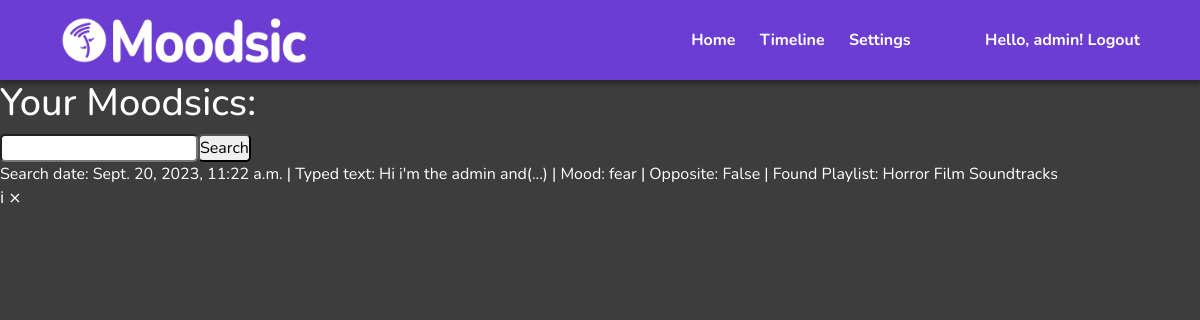
The app's page /timeline/ (signed in) with its own data.
### Moodsic/models.py (models this page shows, shortened)
class Moodsic(models.Model):
    user = models.ForeignKey(User, on_delete = models.CASCADE, null = True, blank = True)
    playlist = models.ForeignKey(Playlist, on_delete= models.CASCADE, null = True, blank= True)
    mood = models.CharField(max_length = 30)
    typedText = models.CharField(max_length= 600)
    searchDate = models.DateTimeField(auto_now_add=True, auto_now=False)
    opposite = models.BooleanField()

class Playlist(models.Model):
    title = models.CharField(max_length = 300)
    description = models.CharField(max_length = 600)
    owner = models.CharField(max_length=300)
    link = models.CharField(max_length=300)
    image = models.CharField(max_length=300)

### Moodsic/views.py (the view)
# urls.py: path('timeline/', TimelineView.as_view(), name='timeline'),
class TimelineView(LoginRequiredMixin, ListView):
    model = Moodsic
    template_name = 'Moodsic/timeline.html'
    context_object_name = 'moodsics'
    success_url = reverse_lazy('timeline')
    def get_context_data(self, **kwargs):
        context = super().get_context_data(**kwargs)
        context['moodsics'] = context['moodsics'].filter(user = self.request.user)
        return context

### Moodsic/templates/Moodsic/timeline.html (shortened to what this page needs)
{% load static %}
<!DOCTYPE html>
<html lang="en">
<head>
    <link href="https://cdn.jsdelivr.net/npm/bootstrap@5.3.2/dist/css/bootstrap.min.css" rel="stylesheet">
    <link rel="stylesheet" href="{% static 'Moodsic/css/styles.css' %}">
</head>
<body>
    {% include 'Moodsic/header.html' %}
    <h2 class="timeline-text">Your Moodsics:</h2>
    <div id="search-add-wrapper">
        <form method="GET" style="display: flex;">
            <input id="search_text" type="text" name="search-area" value="{{search_input}}">
            <input class="button" type="submit" value="Search">
        </form>
        <div class="timeline-items-wrapper">
            {% for moodsic in moodsics %}
                <div class="moodsic-wrapper" role="button" onclick="location.href='{% url "moodsic-details" pk=moodsic.id %}'">
                    <div class ="moodsic-descricao">
                        <span>Search date: </span> {{moodsic.searchDate}} |
                        <span>Typed text: </span> {{moodsic.typedText|slice:":20"}}(...) |
                        <span>Mood: </span> {{moodsic.mood}} |
                        <span>Opposite: </span> {{moodsic.opposite}} |
                        <span>Found Playlist: </span> {{moodsic.playlist.title}}
                    </div>
                    <div class = "moodsic-buttons">
                        <a class="details-link" href="{% url 'moodsic-details' pk=moodsic.id %}">&#08505;</a>
                        <a class="delete-link" href="{% url 'moodsic-delete' pk=moodsic.id %}">&#10799;</a>
                    </div>
                </div>
            {% empty %}
            <div class="moodsic-wrapper">
                <h3>No Moodsics found.</h3>
                <h4>Save some Moodsics or change or search terms.</h4>
            </div>
            {% endfor %}
        </div>
    </div>
</body>
</html>

### Moodsic/templates/Moodsic/header.html
{% load static %}
<header class="header">
    <img src="{% static 'Moodsic/images/logo_white.png' %}" role="button" onclick="location.href='{% url 'homepage' %}'">
    <div class="menu">
        <a href="{% url 'homepage' %}">Home</a>
        <a href="{% url 'timeline' %}">Timeline</a>
        <a href='/'>Settings</a>
        {% if request.user.is_authenticated %}
            <a class="login-link" href="{% url 'logout' %}"> Hello, {% firstof user.username "visitor" %}! Logout</a>
        {% else %}
            <a class="login-link" href="{% url 'login' %}">Hello, {% firstof user.username "visitor" %}! Login</a>
        {% endif %}
    </div>
</header>

### Moodsic/static/Moodsic/css/styles.css (style rules this page uses)
a { text-decoration: none; color: inherit; }
* { margin: 0; padding: 0; box-sizing: border-box; }
:root { --color-primary: #6C3DD3; --color-secondary: #a65ed3; --color-gray: #3d3d3d; --color-background: #b69cdb; }
body, input, select { font-family: 'Nunito', sans-serif; color: white; }
body { background-color: var(--color-gray); }
h2 { font-size: 38px; }
input, select { color: black; border-radius: 5px; }
.header { height: 80px; display: flex; align-items: center; justify-content: space-between; padding: 10px 5%; font-weight: bold; background-color: var(--color-primary); -webkit-box-shadow: 0px 3px 5px 1px rgba(0,0,0,0.37); -moz-box-shadow: 0px 3px 5px 1px rgba(0,0,0,0.37); box-shadow: 0px 3px 5px 1px rgba(0,0,0,0.37); }
.login-link { padding-left: 50px; }
.header img { max-height: 80%; max-width: 30%; }
.header a + a { margin-left: 20px; }
.menu a { -webkit-transition: color 0.5s; transition: color 0.5s; color: white; }

### records on screen
Moodsic: searchDate "Sept. 20, 2023, 11:22 a.m.", typedText "Hi i'm the admin and", mood "fear", opposite "False", playlist "Horror Film Soundtracks"
